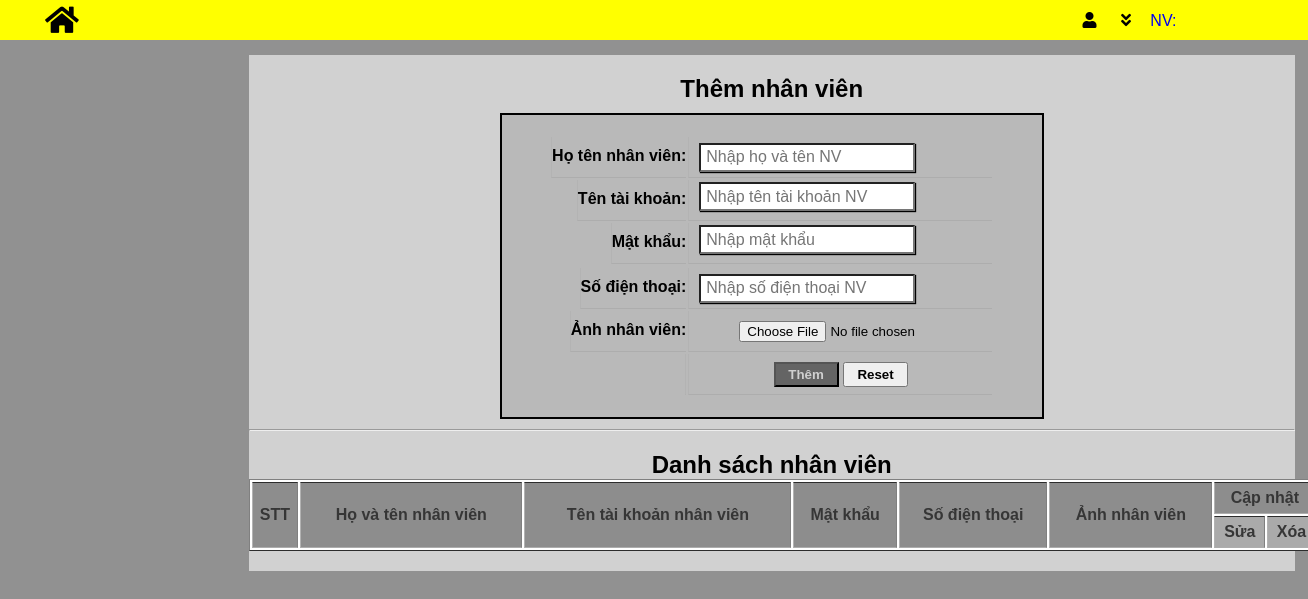
/admin/them_nv.php, run on an earlier commit of the app's database.
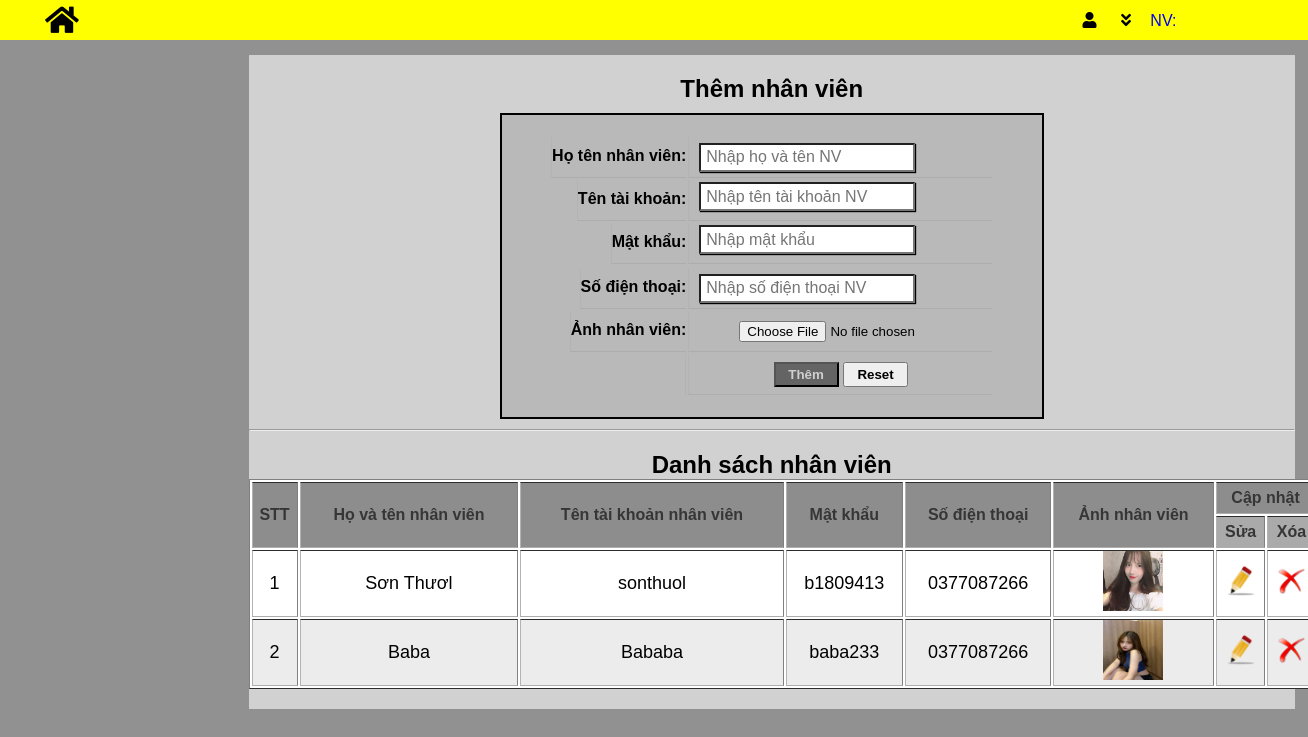
And on a later commit of the database.
### tables this page shows
CREATE TABLE `nhanvien` (
  `id_nv` int(255) NOT NULL,
  `ten_nv` varchar(255) NOT NULL,
  `tentaikhoan_nv` varchar(255) NOT NULL,
  `matkhau_nv` varchar(255) NOT NULL,
  `sdt_nv` varchar(255) NOT NULL,
  `img_nv` text DEFAULT NULL
);

### admin/them_nv.php (the view, shortened to what this page needs)
<!DOCTYPE html>
<html lang="en">
<head>
    <link rel="stylesheet" href="../css/admin.css">
    <link rel="stylesheet" href="../css/them_lsp_th_sp.css">
    <link rel="stylesheet" href="../css/danhsach_lsp_th_sp.css">
    <link rel="stylesheet" href="https://cdnjs.cloudflare.com/ajax/libs/font-awesome/5.15.1/css/all.min.css" />
</head>
<body>
    <?php
        include 'tieude.php';
    ?>
    <div id="content">
        <div id="noidungchinh">
        <h2>Thêm nhân viên</h2>
            <div id="themloaisp">
                <form action="xuly_them_nv.php" method="POST" enctype="multipart/form-data" onsubmit="return KiemTraFormNhanVien()">
                    <table>
                        <tr>
                            <td>Họ tên nhân viên: </td>
                            <td><input type="text" name="ten_nv" id="ten_nv" placeholder="Nhập họ và tên NV"></td>
                        </tr>
                        <tr>
                            <td>Tên tài khoản:</td>
                            <td><input type="text" name="ten_tk_nv" id="ten_tk_nv" placeholder="Nhập tên tài khoản NV">
                                <br>
                                <br>
                            </td>
                        </tr>
                        <tr>
                            <td>Mật khẩu:</td>
                            <td><input type="password" name="matkhau_nv" id="matkhau" placeholder="Nhập mật khẩu">
                                <br>
                                <br>
                            </td>
                        </tr>
                        <tr>
                        <td>Số điện thoại:</td>
                            <td><input type="text" name="sodienthoai" id="sodienthoai" placeholder="Nhập số điện thoại NV"></td>
                        </tr>
                        <tr>
                            <td>Ảnh nhân viên: </td>
                            <td><input type="file" name="img_nv" id="img_nv" placeholder="Ảnh nhân viên">
                                    <br>
                            </td>
                        </tr>
                        <tr>
                            <td>
                                <input type="submit" value="Thêm">
                                <input type="reset" value="Reset">
                            </td>
                        </tr>
                    </table>
                </form>
            </div>
            <hr>
            <div id="danhsach">
            <h2>Danh sách nhân viên</h2>
                <table border="1">
                    <tr>
                        <th rowspan="2">STT</th>
                        <th rowspan="2">Họ và tên nhân viên</th>
                        <th rowspan="2">Tên tài khoản nhân viên</th>
                        <th rowspan="2">Mật khẩu</th>
                        <th rowspan="2">Số điện thoại</th>
                        <th rowspan="2">Ảnh nhân viên</th>
                        <th colspan="2">Cập nhật</th>
                    </tr>
                    <tr>
                        <th>Sửa</th>
                        <th>Xóa</th>
                    </tr>
            <?php
                include '/NienLuanCS/connection/connection.php';
                $sql = "SELECT * from nhanvien";
                $result = $con->query($sql);
                $i = 0;
                if($result->num_rows > 0){
                    while($row = $result->fetch_assoc()){
                    echo "
                        <tr>
                            <td>".($i = $i + 1)."</td>
                            <td>".$row['ten_nv']."</td>
                            <td>".$row['tentaikhoan_nv']."</td>
                            <td>".$row['matkhau_nv']."</td>
                            <td>".$row['sdt_nv']."</td>
                            <td><img src='../img/".$row['img_nv']."' alt='' width=60px height=60px></td>
                            <td><a href='sua_nv.php?id=".$row['id_nv']."'><img src='../img/edit.png' alt=''></a></td>
                            <td><a href='xoa_nv.php?id=".$row['id_nv']."'><img src='../img/delete.png' alt=''></a></td>
                        </tr>";
                    }
                }
            ?>
                </table>
            </div>
        </div>
    </div>
</body>
</html>

What changed in the data, as far as the page shows it:
added nhanvien: ten_nv "Sơn Thươl", tentaikhoan_nv "sonthuol", matkhau_nv "b1809413", sdt_nv "0377087266", img_nv (picture)
added nhanvien: i "2", ten_nv "Baba", tentaikhoan_nv "Bababa", matkhau_nv "baba233", sdt_nv "0377087266", img_nv (picture)
